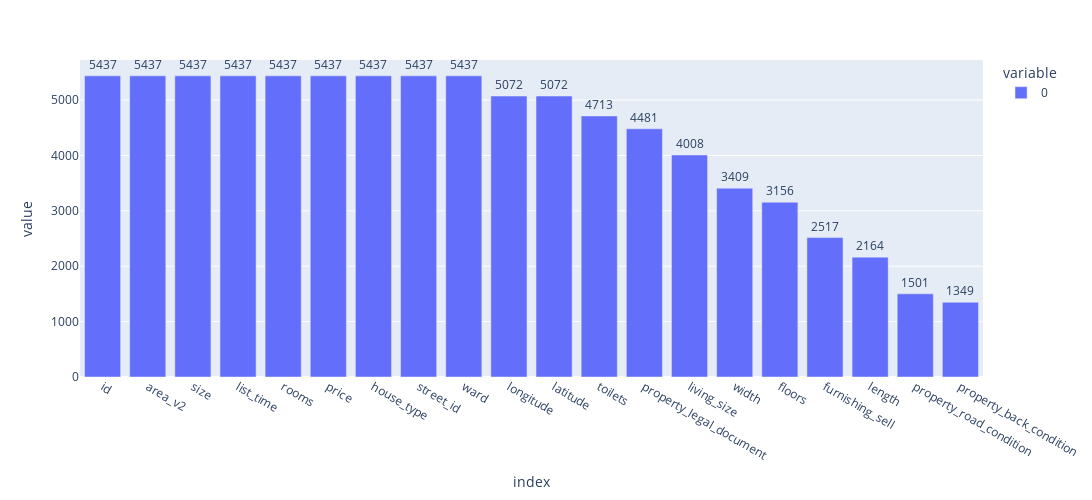

Write notebook code for a chart like this one.
### Code cell
import plotly.express as px

fig = px.bar(data_frame=datasets.notnull().sum(), text='value')
fig.update_traces(texttemplate='%{text}', textposition='outside')
fig.update_layout(uniformtext_minsize=5, uniformtext_mode='hide', autosize=False, barmode='group',
                 width=1200, height=500, xaxis={'categoryorder':'total descending'}, )

fig.update_xaxes(automargin=True)

### Figure 1 — Plotly figure (JSON) as saved in the notebook; plotly's stock layout.template omitted (floating-point values rounded to 4 significant figures)
{"data": [{"alignmentgroup": "True", "hovertemplate": "variable=0<br>index=%{x}<br>value=%{text}<extra></extra>", "legendgroup": "0", "marker": {"color": "#636efa", "pattern": {"shape": ""}}, "name": "0", "offsetgroup": "0", "orientation": "v", "showlegend": true, "text": ["5437", "5437", "3409", "5072", "1349", "2517", "4008", "5437", "1501", "4713", "4481", "5437", "2164", "5437", "5437", "5072", "5437", "5437", "5437", "3156"], "textposition": "outside", "texttemplate": "%{text}", "type": "bar", "x": ["id", "area_v2", "width", "longitude", "property_back_condition", "furnishing_sell", "living_size", "size", "property_road_condition", "toilets", "property_legal_document", "list_time", "length", "rooms", "price", "latitude", "house_type", "street_id", "ward", "floors"], "xaxis": "x", "y": [5437, 5437, 3409, 5072, 1349, 2517, 4008, 5437, 1501, 4713, 4481, 5437, 2164, 5437, 5437, 5072, 5437, 5437, 5437, 3156], "yaxis": "y"}], "layout": {"autosize": false, "barmode": "group", "height": 500, "legend": {"title": {"text": "variable"}, "tracegroupgap": 0}, "margin": {"t": 60}, "uniformtext": {"minsize": 5, "mode": "hide"}, "width": 1200, "xaxis": {"anchor": "y", "automargin": true, "categoryorder": "total descending", "domain": [0, 1], "title": {"text": "index"}}, "yaxis": {"anchor": "x", "domain": [0, 1], "title": {"text": "value"}}}}
